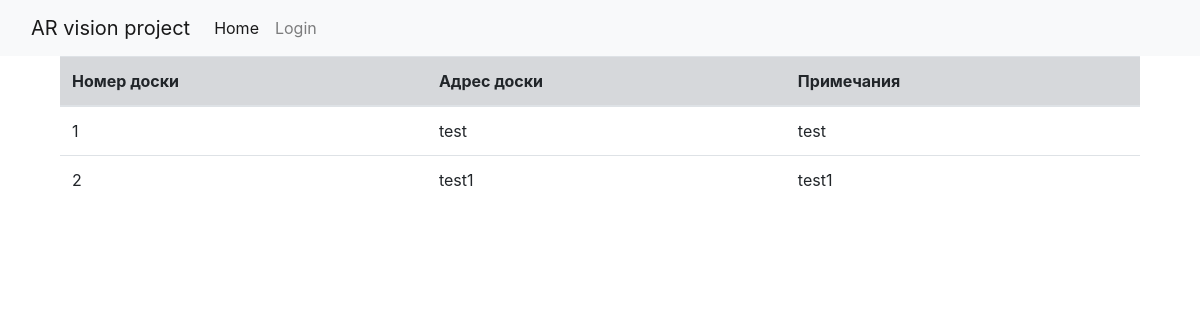
/boards/, run on an earlier commit of the app's database.
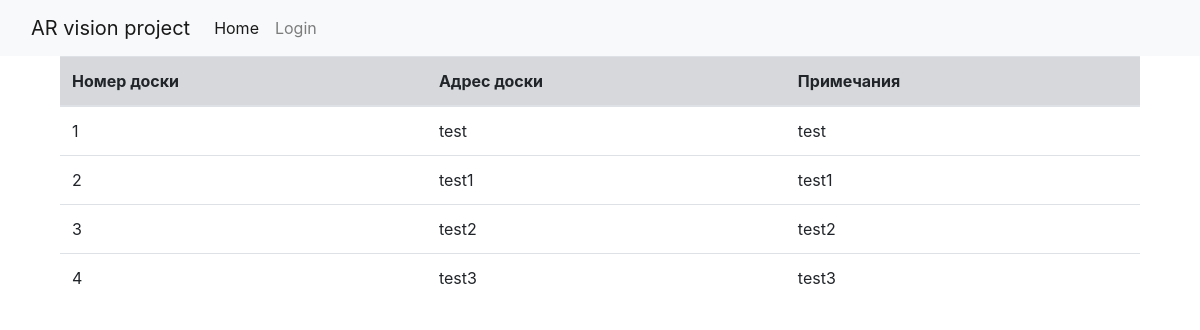
And on a later commit of the database.
### webapp/board/models.py (models this page shows, shortened)
class Board(db.Model):
        board_id = db.Column(db.Integer, primary_key=True)
        adress = db.Column(db.String, nullable=False)
        memorys = db.Column(db.String, unique=True, nullable=True)
        date = db.Column(db.DateTime, nullable=True)
        author = db.Column(db.Text, nullable=True)

### webapp/board/views.py (the view)
@blueprint.route('/')
def all_boards():
    title = 'Список всех досок'
    all_boards = Board.query.all()
    return render_template ('boards/all_boards.html', boards=all_boards)

### webapp/templates/boards/all_boards.html (shortened to what this page needs)
{% extends "base.html" %}
{% block content %}
<div class="container">
    <div class="row">
        <div class="col">
<table class="table">
    <thead>
        <tr class="table-secondary">
          <th scope="col">Номер доски</th>
          <th scope="col">Адрес доски</th>
          <th scope="col">Примечания</th>
        </tr>
      </thead>
    {% for item in boards %}
    <TR>
       <TD class="c2">{{item.board_id}}</TD>
       <TD class="c3">{{item.adress}}</TD>
       <TD class="c4"><SPAN>{{item.memorys}}</SPAN></TD>
    </TR>
    {% endfor %}
    </table>
  </div>
  </div>
  {% endblock %}

### webapp/templates/base.html (shortened to what this page needs)
<!doctype html>
<html lang="en">
  <head>
    <link rel="stylesheet" href="https://stackpath.bootstrapcdn.com/bootstrap/4.1.3/css/bootstrap.min.css">
  </head>
  <body>
    {%  include 'menu.html' %}
   <div class="container">
    {% block content %}
    {% endblock %}
  </div>
  </body>
</html>

### webapp/templates/menu.html (shortened to what this page needs)
<nav class="navbar navbar-expand-lg navbar-light bg-light">
    <div class="container-fluid">
      <a class="navbar-brand" href="#">AR vision project</a>
      <div class="collapse navbar-collapse" id="navbarSupportedContent">
        <ul class="navbar-nav me-auto mb-2 mb-lg-0">
          <li class="nav-item">
            <a class="nav-link active" aria-current="page" href="{{url_for('index')}}">Home</a>
          </li>
          <li class="nav-item">
            {% if not current_user.is_authenticated%}
            <a class="nav-link" href="{{url_for('user.login')}}">Login</a>
            {% else %}
            <a class="nav-link" href="{{url_for('user.logout')}}">Logout</a>
            {%endif%}
          </li>
        </ul>
      </div>
    </div>
  </nav>

What changed in the data, as far as the page shows it:
added Board: board_id "3", adress "test2", memorys "test2"
added Board: board_id "4", adress "test3", memorys "test3"
